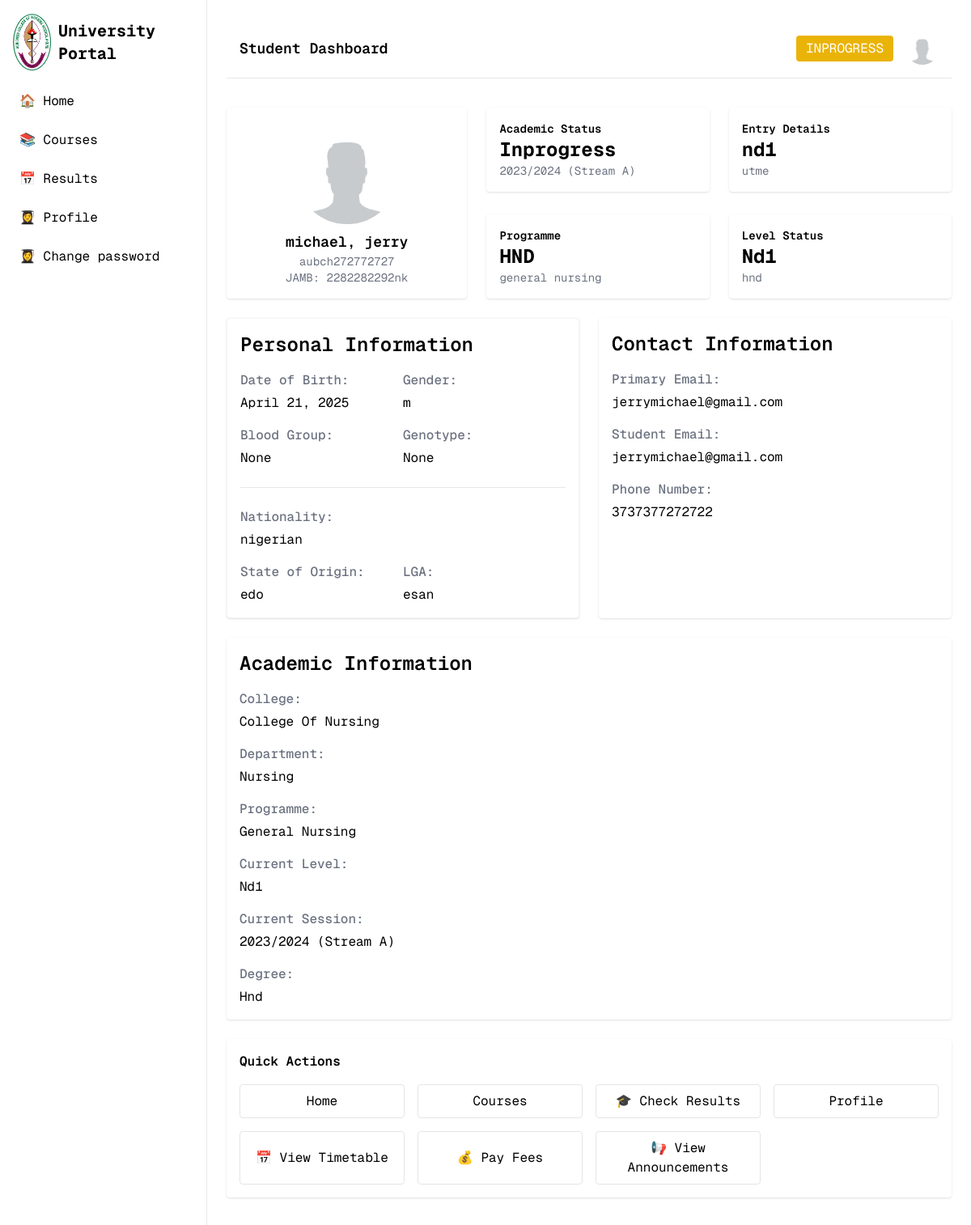
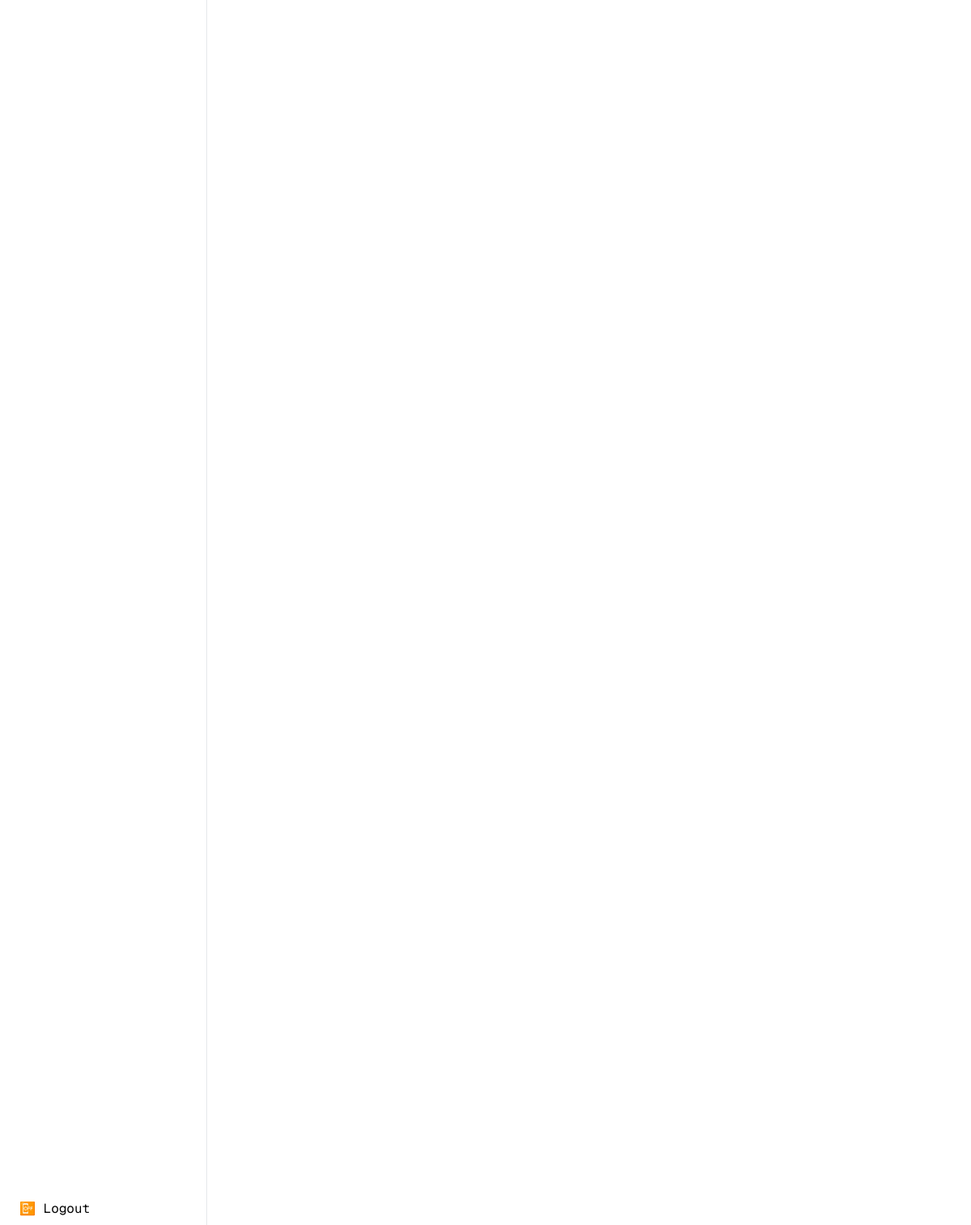
Screenshot of /stream_a/ (signed in) with the database file from the repository (2 pictures, top to bottom).
### stream_a/models.py (models this page shows, shortened)
class Student(models.Model):
    STUDENTSTATUS_CHOICES = (
        ('inprogress', 'In Progress'),
        ('failed', 'Failed'),
        ('graduated', 'Graduated'),
    )
    GENDER_CHOICES = (
        ('f', 'Female'),
        ('m', 'Male'),
    )
    user = models.OneToOneField(CustomUser, on_delete=models.CASCADE, related_name='stream_a_student', primary_key=True)
    otherNames = models.CharField(blank=True, null=True, max_length=80)
    surname = models.CharField(blank=True, null=True, max_length=80)
    currentLevel = models.ForeignKey(Level, on_delete=models.CASCADE, related_name='currentLevel', null=True, default=1)
    matricNumber = models.CharField(blank=True, null=True, max_length=30)
    jambNumber = models.CharField(blank=True, null=True, max_length=30)
    dateOfBirth = models.DateField()
    gender = models.CharField(blank=True, null=True, max_length=15, choices=GENDER_CHOICES)
    studentPhoneNumber = models.CharField(blank=True, null=True, max_length=15)
    college = models.ForeignKey(College, on_delete=models.CASCADE, null=True)
    department = models.ForeignKey(Department, on_delete=models.CASCADE, null=True)
    programme = models.ForeignKey(Programme, on_delete=models.CASCADE, related_name='students', blank=True, null=True)
    entrySession = models.ManyToManyField(Session, through='Enrollment', related_name='entrySession')
    currentSession = models.ForeignKey(Session, on_delete=models.SET_NULL, null=True, related_name='current_students')
    primaryEmail = models.CharField(blank=True, null=True, max_length=120)
    studentEmail = models.CharField(blank=True, null=True, max_length=120)
    bloodGroup = models.CharField(blank=True, null=True, max_length=20)
    genoType = models.CharField(blank=True, null=True, max_length=20)
    modeOfEntry = models.CharField(blank=True, null=True, max_length=50)
    entryLevel =  models.ForeignKey(Level, on_delete=models.CASCADE,  null=True, default=1)
    degree = models.CharField(blank=True, null=True, max_length=50)
    nationality = models.CharField(blank=True, null=True, max_length=110)
    stateOfOrigin = models.CharField(blank=True, null=True, max_length=110)
    localGovtArea = models.CharField(blank=True, null=True, max_length=110)
    passport = models.ImageField('image', default='images/placeholder.png', null=True, blank=True)
    student_status = models.CharField(max_length=100, choices=STUDENTSTATUS_CHOICES, default='inprogress')

class Session(SessionBase):
    def __str__(self):
        return f"{self.year} (Stream A)"

class Programme(ProgrammeBase):
    department = models.ForeignKey(Department, on_delete=models.CASCADE, null=True, blank=True)
    def __str__(self):
        return self.name

class Level(LevelBase):
    def __str__(self):
        return self.name

class College(CollegeBase):
    def __str__(self):
        return f"{self.name} (Stream A)"

class Department(DepartmentBase):
    college = models.ForeignKey(College, on_delete=models.CASCADE)

### stream_a/views.py (the view, shortened to what this page needs)
# urls.py: path('', views.Dashboard, name='dashboard'),
@login_required
@user_passes_test(is_student, login_url="/404")
def Dashboard(request):
    user = request.user
    student = get_object_or_404(Student, user=user)
    level = get_object_or_404(Level, name=student.currentLevel)
    current_session_model = Session.objects.filter(is_current=True).first()
    current_semester_model = Semester.objects.filter(is_current=True).first()
    if request.method == "POST":
        template = request.POST["template"]
    return render(request, "user/dashboard.html", {"student": student, "stream": user.stream})

### stream_a/views.py (called while the page is built)
def is_student(user):
    return user.is_authenticated and user.user_type == "student"

### templates/user/dashboard.html (shortened to what this page needs)
{% extends 'base.html' %} {% load custom_tags %}
{% load custom_filters %}
{% load static %}
{% block content %}
<div class="flex min-h-screen w-full">
	<div class="flex-1 flex p-6 flex-col">
		<header class="flex items-center justify-between bg-white p-4 mb-6 border-b">
			<h1 class="text-lg font-semibold">Student Dashboard</h1>
			<div class="flex items-center gap-4">
				<span
					class="px-3 py-1 rounded text-white {% if student.student_status == 'inprogress' %} bg-yellow-500 {% elif student.student_status == 'failed' %} bg-red-500 {% elif student.student_status == 'graduated' %} bg-green-500 {% endif %}">
					{{ student.student_status|upper }}
				</span>
				<img
					src="{{ student.passport.url }}"
					alt="Student Photo"
					class="w-10 h-10 rounded-full hover:cursor-pointer" />
			</div>
		</header>
		<main class="">
			<div class="flex flex-row md:flex-nowrap flex-wrap justify-between gap-6">
				<div class="bg-white p-4 rounded shadow w-full">
					<img
						src="{{ student.passport.url }}"
						alt="Profile"
						class="w-32 h-32 object-cover rounded-full mx-auto" />
					<h2 class="text-center mt-2 font-semibold text-lg">
						{{ student.surname }}, {{ student.otherNames }}
					</h2>
					<p class="text-center text-sm text-gray-500">
						{{ student.matricNumber }}
					</p>
					<p class="text-center text-sm text-gray-500">
						JAMB: {{ student.jambNumber }}
					</p>
				</div>
				<div class="flex flex-col justify-between md:max-w-[400px] w-full">
					<div class="bg-white p-4 rounded shadow h-fit">
						<h3 class="font-semibold text-sm">Academic Status</h3>
						<p class="text-2xl capitalize font-bold">
							{{ student.student_status }}
						</p>
						<p class="text-sm text-gray-500">
							{{ student.currentSession }}
						</p>
					</div>
					<div class="bg-white p-4 rounded shadow h-fit">
						<h3 class="font-semibold text-sm">Programme</h3>
						<p class="text-2xl font-bold uppercase">{{ student.degree }}</p>
						<p class="text-sm text-gray-500">
							{{ student.programme }}
						</p>
					</div>
				</div>
				<div class="flex flex-col justify-between md:max-w-[400px] w-full">
					<div class="bg-white p-4 rounded shadow h-fit">
						<h3 class="font-semibold text-sm">Entry Details</h3>
						<p class="text-2xl font-bold">{{ student.entryLevel }}</p>
						<p class="text-sm text-gray-500">
							{{ student.modeOfEntry }}
						</p>
					</div>
					<div class="bg-white p-4 rounded shadow h-fit">
						<h3 class="font-semibold text-sm">Level Status</h3>
						<p class="text-2xl capitalize font-bold">
							{{ student.currentLevel }}
						</p>
						<p class="text-sm text-gray-500">
							{{ student.degree }}
						</p>
					</div>
				</div>
			</div>
			<div class="mt-6 grid md:grid-cols-2 gap-6">
				<div class="bg-white border border-neutral-100 p-4 rounded shadow">
					<h3 class="font-semibold text-2xl mb-4">
						Personal Information
					</h3>
					<div class="flex flex-col gap-4">
						<div class="flex flex-col md:flex-row gap-y-4 justify-between">
							<div class="flex flex-1 flex-col gap-1">
								<h3 class="text-gray-500 font-medium">
									Date of Birth:
								</h3>
								<p>{{ student.dateOfBirth }}</p>
							</div>
							<div class="flex flex-1 flex-col gap-1">
								<h3 class="text-gray-500 font-medium">
									Gender:
								</h3>
								<p>{{ student.gender }}</p>
							</div>
						</div>
						<div class="flex flex-col md:flex-row gap-y-4 justify-between">
							<div class="flex flex-1 flex-col gap-1">
								<h3 class="text-gray-500 font-medium">
									Blood Group:
								</h3>
								<p>{{ student.bloodGroup }}</p>
							</div>
							<div class="flex flex-1 flex-col gap-1">
								<h3 class="text-gray-500 font-medium">
									Genotype:
								</h3>
								<p>{{ student.genoType }}</p>
							</div>
						</div>
					</div>
					<div
						class="h-[1px] bg-gray-200 w-full rounded-md my-6"></div>
					<div class="flex flex-1 flex-col gap-1">
						<h3 class="text-gray-500 font-medium">Nationality:</h3>
						<p>{{ student.nationality }}</p>
					</div>
					<div class="flex flex-col md:flex-row gap-y-4 justify-between mt-4">
						<div class="flex flex-1 flex-col gap-1">
							<h3 class="text-gray-500 font-medium">
								State of Origin:
							</h3>
							<p>{{ student.stateOfOrigin }}</p>
						</div>
						<div class="flex flex-1 flex-col gap-1">
							<h3 class="text-gray-500 font-medium">LGA:</h3>
							<p>{{ student.localGovtArea }}</p>
						</div>
					</div>
				</div>
				<div class="bg-white p-4 rounded shadow">
					<h3 class="font-semibold text-2xl mb-4">Contact Information</h3>
					<div class="flex flex-col gap-4">
						<div class="flex flex-1 flex-col gap-1">
							<h3 class="text-gray-500 font-medium">Primary Email:</h3>
							<p>{{ student.primaryEmail }}</p>
						</div>
						<div class="flex flex-1 flex-col gap-1">
							<h3 class="text-gray-500 font-medium">Student Email:</h3>
							<p>{{ student.studentEmail }}</p>
						</div>
						<div class="flex flex-1 flex-col gap-1">
							<h3 class="text-gray-500 font-medium">Phone Number:</h3>
							<p>{{ student.studentPhoneNumber }}</p>
						</div>
					</div>
				</div>
			</div>
			<div class="bg-white p-4 mt-6 rounded shadow">
				<h3 class="font-semibold text-2xl mb-4">Academic Information</h3>
				<div class="flex flex-row gap-4 justify-between flex-wrap">
					<div class="flex flex-col w-full max-w-[500px] gap-1">
						<h3 class="text-gray-500 font-medium">College:</h3>
						<p class="capitalize">{{ student.college.name }}</p>
					</div>
					<div class="flex flex-col w-full max-w-[500px] gap-1">
						<h3 class="text-gray-500 font-medium">Department:</h3>
						<p class="capitalize">{{ student.department.name }}</p>
					</div>
					<div class="flex flex-col w-full max-w-[500px] gap-1">
						<h3 class="text-gray-500 font-medium">Programme:</h3>
						<p class="capitalize">{{ student.programme.name }}</p>
					</div>
					<div class="flex flex-col w-full max-w-[500px] gap-1">
						<h3 class="text-gray-500 font-medium">Current Level:</h3>
						<p class="capitalize">{{ student.currentLevel }}</p>
					</div>
					<div class="flex flex-col w-full max-w-[500px] gap-1">
						<h3 class="text-gray-500 font-medium">Current Session:</h3>
						<p class="capitalize">{{ student.currentSession }}</p>
					</div>
					<div class="flex flex-col w-full max-w-[500px] gap-1">
						<h3 class="text-gray-500 font-medium">Degree:</h3>
						<p class="capitalize">{{ student.programme.degree }}</p>
					</div>
				</div>
			</div>
			<div class="mt-6 bg-white p-4 rounded shadow">
				<h3 class="font-semibold">Quick Actions</h3>
				<div class="grid md:grid-cols-4 gap-4 mt-4">
                    <button onclick="location.href='{% url 'stream_'|add:stream|add:':dashboard' %}';" class="py-2 px-3 bg-transparent hover:bg-gray-100 duration-300 rounded border border-neutral-200">
						Home
					</button>
                    <button onclick="location.href='{% url 'stream_'|add:stream|add:':courses' %}';" class="py-2 px-3 bg-transparent hover:bg-gray-100 duration-300 rounded border border-neutral-200">
						Courses
					</button>
                    <button onclick="location.href='{% url 'stream_'|add:stream|add:':result_filter' %}';" class="py-2 px-3 bg-transparent hover:bg-gray-100 duration-300 rounded border border-neutral-200">
						🎓 Check Results
					</button>
                    <button onclick="location.href='{% url 'stream_'|add:stream|add:':profile' %}';" class="py-2 px-3 bg-transparent hover:bg-gray-100 duration-300 rounded border border-neutral-200">
						Profile
					</button>
					<button class="py-2 px-3 bg-transparent hover:bg-gray-100 duration-300 rounded border border-neutral-200">
						📅 View Timetable
					</button>
					<button class="py-2 px-3 bg-transparent hover:bg-gray-100 duration-300 rounded border border-neutral-200">
						💰 Pay Fees</button>
					<button class="py-2 px-3 bg-transparent hover:bg-gray-100 duration-300 rounded border border-neutral-200">
						📢 View Announcements
					</button>
				</div>
			</div>
		</main>
	</div>
</div>
{% endblock %}

### static/main.css (style rules this page uses)
* { font-family: 'GeistMono', monospace; font-size: 16px; line-height: 1.5; margin: 0; padding: 0; box-sizing: border-box; }

### rows the page displays
Student: student_status "INPROGRESS", passport (placeholder picture), surname "michael", otherNames "jerry", matricNumber "aubch272772727", jambNumber "2282282292nk", student_status "Inprogress", currentSession "2023/2024 (Stream A)", degree "HND", programme "general nursing", entryLevel "nd1", modeOfEntry "utme", currentLevel "Nd1", degree "hnd", dateOfBirth "April 21, 2025", gender "m", bloodGroup "None", genoType "None", nationality "nigerian", stateOfOrigin "edo", localGovtArea "esan", primaryEmail "jerrymichael@gmail.com", studentEmail "jerrymichael@gmail.com", studentPhoneNumber "3737377272722", college.name "College Of Nursing", department.name "Nursing", programme.name "General Nursing", programme.degree "Hnd"
